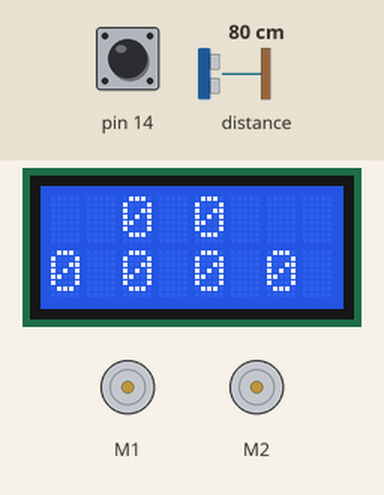
This sketch was run on a simulated Arduino Leonardo, built with avr-gcc and run on an emulated ATmega32U4. Parts: 8×2 character LCD, 2 × DC motor (green arrow = forward, orange = backward, longer = faster). Inputs (shaded band) come from the test bench; at power-on: distance to the obstacle 80 cm, pin 14 HIGH.

Above: at 1.2 s.
1.3 s: distance to the obstacle set to 2 cm
At 2.4 s:
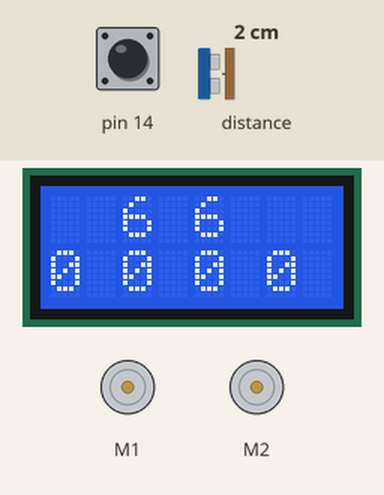
2.8 s: distance to the obstacle set to 18 cm
At 4.1 s:
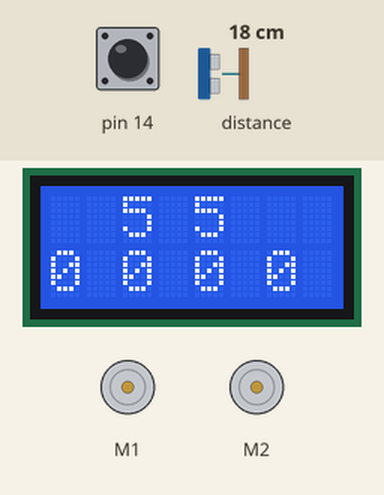
4.4 s: distance to the obstacle set to 35 cm
At 5.6 s:
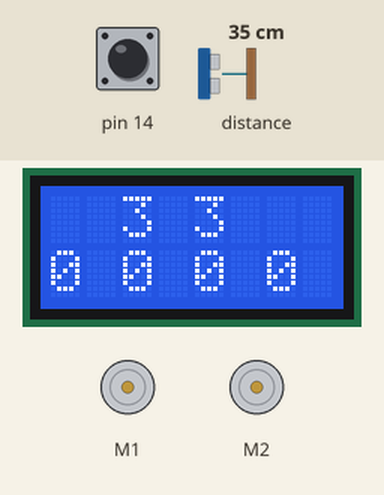
5.9 s: pin 14 pulled LOW for 0.15 s
At 6.5 s:
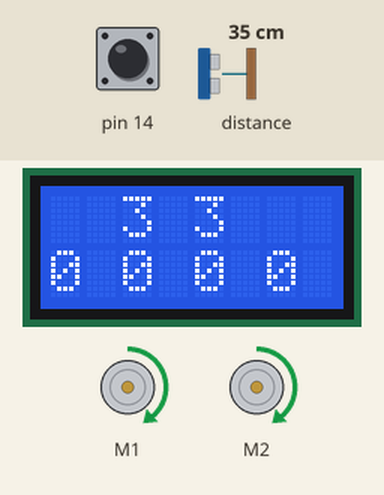
7.5 s: distance to the obstacle set to 21 cm
At 7.9 s:
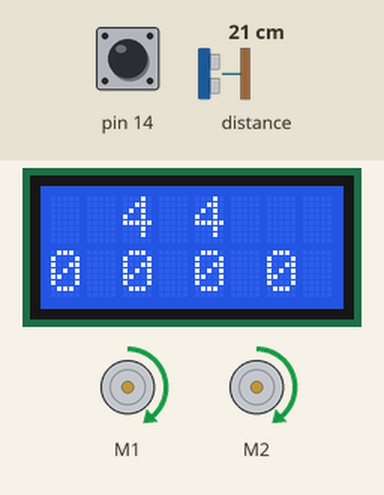
9.1 s: distance to the obstacle set to 17 cm
At 9.6 s:
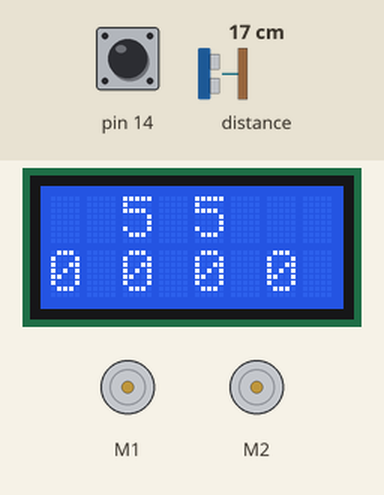
Timing chart, 0 to 12.1 s (numbered marks = the images above; inputs shaded):
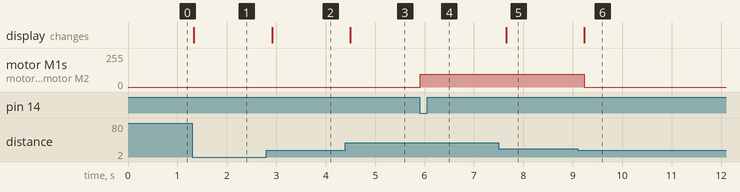

The sketch:

03-ComingThrough.ino
```cpp
#include <Zumo32U4.h>

Zumo32U4Motors motors;
Zumo32U4ButtonA buttonA;
Zumo32U4LCD lcd;
Zumo32U4ProximitySensors proxSensors;

// This function is run once, when the Zumo starts up
void setup()
{
    // This clears the LCD (in case something was already on the screen when the program starts)
    lcd.clear();

    // This sets up the proximity sensors to read all three sensors. You can also use "initFrontSensor()" if you don't care about the left and right ones.
    proxSensors.initThreeSensors();
}

// This function contains code to be run continuously - it is looped until the Zumo shuts down or is reset
void loop()
{
    // This takes a meaurement from the proximity sensors (by sending out pulses and saving which are detected)
    proxSensors.read();

    // This clears the LCD so that the new values can be displayed
    lcd.clear();

    // These print the proximity readings in a grid pattern
    lcd.gotoXY(2, 0);
    lcd.print(proxSensors.countsFrontWithLeftLeds()); // View in front and slight left (front sensor, left emitters)

    lcd.gotoXY(4, 0);
    lcd.print(proxSensors.countsFrontWithRightLeds()); // View in front and slight right (front sensor, right emitters)

    lcd.gotoXY(0, 1);
    lcd.print(proxSensors.countsLeftWithLeftLeds()); // View directly to the left (left sensor, left emitters)

    lcd.gotoXY(2, 1);
    lcd.print(proxSensors.countsLeftWithRightLeds()); // Wider view, particularly to the left (left sensor, right emitters)

    lcd.gotoXY(4, 1);
    lcd.print(proxSensors.countsRightWithLeftLeds()); // Wider view, particularly to the right (right sensor, left emitters)

    lcd.gotoXY(6, 1);
    lcd.print(proxSensors.countsRightWithRightLeds()); // View directly to the right (right sensor, right emitters)

    // This starts the motors when the A button is pressed
    if (buttonA.isPressed())
    {
        motors.setSpeeds(150, 150);
    }

    // This stops the motors if we get too close to a wall
    if (proxSensors.countsFrontWithLeftLeds() + proxSensors.countsFrontWithRightLeds() > 9) // We add together these values to evenly sense objects slightly to the left or right
    {
        motors.setSpeeds(0, 0);
    }

    // This waits before updating the display (if we updated as fast as possible, the values would not be visible)
    delay(150);
}
```

Measured:
- the behaviour switches between 20 and 19 cm on distance to the obstacle (found by bisection; images 5 and 6)
- after the input at 1.3 s, the display: changes at once (image 1)
- after the input at 2.8 s, the display: changes after 0.11 s (image 2)
- after the input at 4.4 s, the display: changes after 0.10 s (image 3)
- after the input at 5.9 s, motor M1, motor M2: stopped → forward 95/255 at once
- after the input at 7.5 s, the display: changes after 0.15 s (image 5)
- after the input at 9.1 s, motor M1, motor M2: forward 95/255 → stopped after 0.13 s; the display: changes after 0.13 s (image 6)
